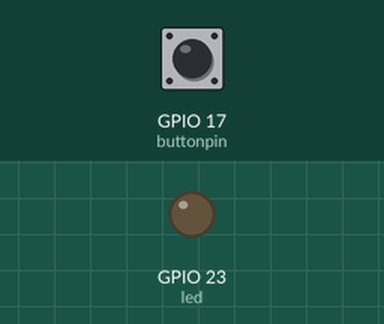
Recording of a sketch running on a simulated ESP32. Parts: output pins drawn as LEDs (lit = HIGH). The test bench sets the inputs (shaded band); at power-on: GPIO 17 (buttonpin) LOW. What the sketch prints to the serial monitor is not drawn.

Above: at 1.2 s.
1.3 s: GPIO 17 (buttonpin) pulled HIGH for 0.15 s
At 1.37 s:
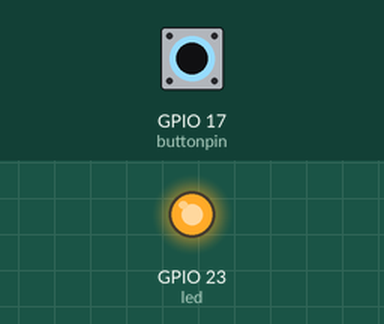
2.9 s: GPIO 17 (buttonpin) pulled HIGH for 3.2 s
At 6.6 s:
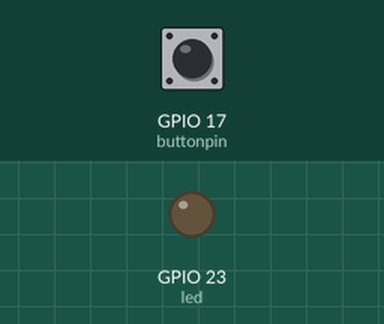
Timing chart, 0 to 8.1 s (numbered marks = the images above; inputs shaded):
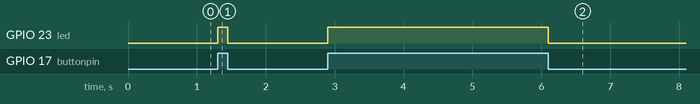

The sketch:

2_pushButton.ino
```cpp
int buttonpin = 17;
int led = 23;
int buttonRead;

void setup() {
  // put your setup code here, to run once:
  Serial.begin(115200);
  pinMode(buttonpin, INPUT);
  pinMode(led, OUTPUT);
}

void loop() {
  // put your main code here, to run repeatedly:
  buttonRead = digitalRead(buttonpin);
  Serial.println(buttonRead);

  if (buttonRead == HIGH) {
    // turn LED on
    digitalWrite(led, HIGH);
  } else {
    // turn LED off
    digitalWrite(led, LOW);
  }

}
```

Measured:
- after the input at 1.3 s, GPIO 23 (led): LOW → HIGH at once, → LOW 0.15 s later
- after the input at 2.9 s, GPIO 23 (led): LOW → HIGH at once, → LOW 3.2 s later
